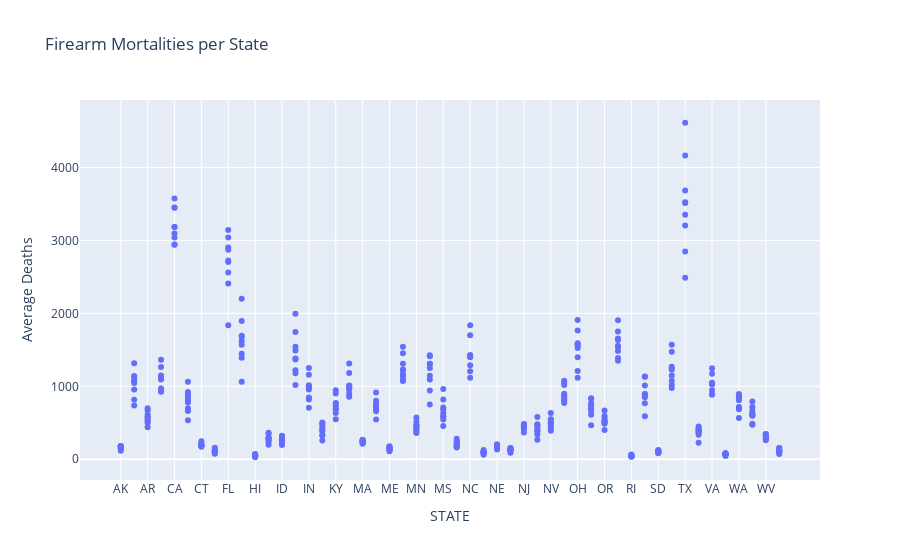

This figure's notebook cell:
### Code cell
# Firearm Mortalities per State
fig = px.scatter(firearm_mortality.groupby(['STATE', 'YEAR'])['DEATHS'].mean().reset_index(),
                 x='STATE', y='DEATHS', title='Firearm Mortalities per State',
                 labels={'DEATHS': 'Average Deaths'},
                 template='plotly')
fig.show()

### Figure 1 — Plotly figure (JSON) as saved in the notebook; plotly's stock layout.template omitted (floating-point values rounded to 4 significant figures; data arrays with more than 128 entries replaced by an {"elided": "..."} marker saying what was removed)
{"data": [{"hovertemplate": "STATE=%{x}<br>Average Deaths=%{y}<extra></extra>", "legendgroup": "", "marker": {"color": "#636efa", "symbol": "circle"}, "mode": "markers", "name": "", "orientation": "v", "showlegend": false, "type": "scatter", "x": {"elided": "450 str values"}, "xaxis": "x", "y": {"elided": "450 int values"}, "yaxis": "y"}], "layout": {"autosize": true, "legend": {"tracegroupgap": 0}, "title": {"text": "Firearm Mortalities per State"}, "xaxis": {"anchor": "y", "autorange": true, "domain": [0, 1], "range": [-2.992, 51.99], "title": {"text": "STATE"}, "type": "category"}, "yaxis": {"anchor": "x", "autorange": true, "domain": [0, 1], "range": [-350.4, 4991.0], "title": {"text": "Average Deaths"}, "type": "linear"}}}
